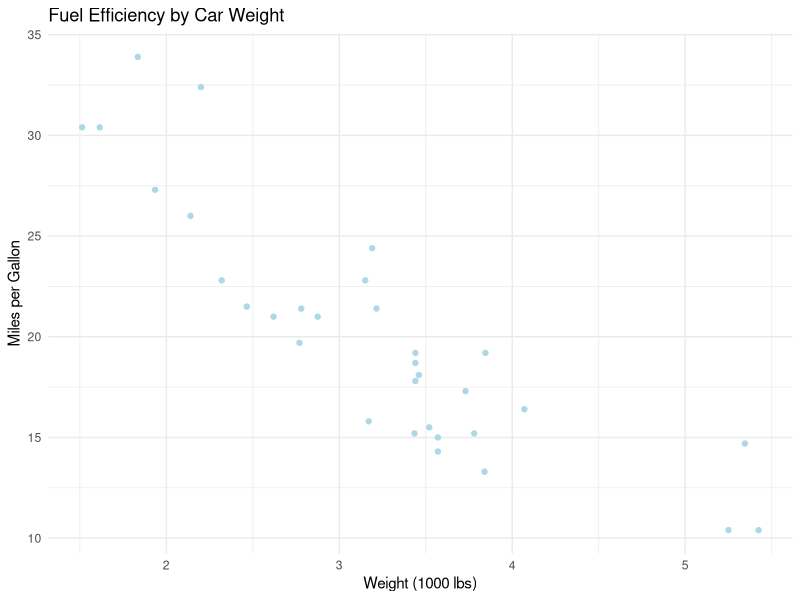

Write R code to recreate this figure.
## ---- chunk 1

library(ggplot2)
data(mtcars)
ggplot(mtcars, aes(x = wt, y = mpg)) +
  geom_point(color = "lightblue") +
  labs(title = "Fuel Efficiency by Car Weight",
       x = "Weight (1000 lbs)",
       y = "Miles per Gallon") +
  theme_minimal()
